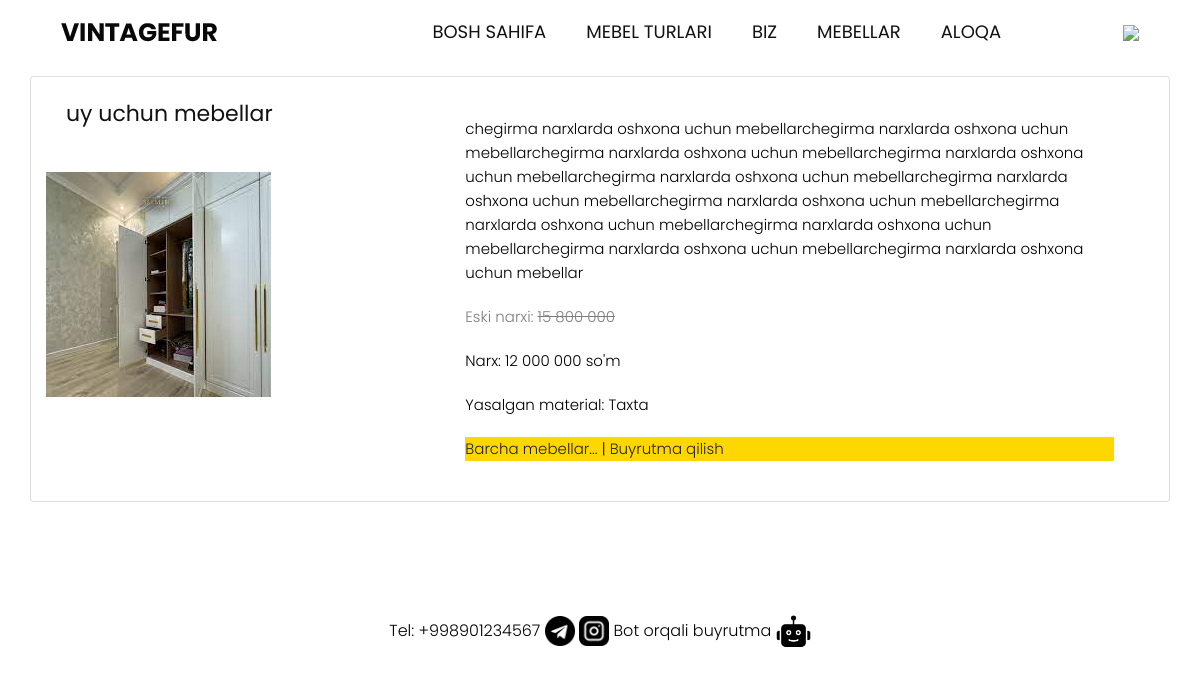
/detail/4/, run on the app's committed database.
### newsapp/models.py (models this page shows, shortened)
class Mebel(models.Model):
    title = models.CharField(max_length=350, verbose_name='Mebel nomi')
    summary = models.CharField(max_length=450, blank=True, null=True, verbose_name='Mebel haqida qisqacha ta\'rif')
    body = RichTextField(verbose_name='Mebel haqida batafsil ma\'lumot')
    categoty = models.ForeignKey(Category, default=1, on_delete=models.CASCADE, verbose_name='Mebel turini tanlang')
    image = models.ImageField(upload_to='image/', blank=True, null=True, verbose_name='Mebel rasmi')
    material = models.CharField(max_length=200, blank=True, null=True, verbose_name='Mebelda ishlatilgan material')
    price = models.CharField(max_length=50, verbose_name='Mebelni sotilish narxi')
    rek_price = models.CharField(max_length=50, blank=True, null=True, verbose_name='Mebel reklama narxi')

### newsapp/views.py (the view)
# urls.py: path('detail/<int:pk>/', DetailPageView.as_view(), name='detail_product'),
class DetailPageView(DetailView):
    model = Mebel
    template_name = 'detail_product.html'

### templates/detail_product.html
{% extends 'base.html' %}
{% block content %}
<br><br><br>
    <div class="card mb-3 container" style="max-width: auto;">
      <div class="row g-0">
        <div class="col-md-4">
          <div class="card-body">
            <h2 class="card-title">{{ mebel.title }}</h2>
          </div>
          {% if mebel.image %}
            <img src="{{ mebel.image.url }}" class="img-fluid rounded-start" alt="rasm">
          {% endif %}
        </div>
        <div class="col-md-8">
          <div class="card-body" style="color: black;">
            <p class="card-text" >{{ mebel.body|safe }}</p>
            {% if mebel.rek_price %}
            <p class="card-text" style="opacity: 0.5;">Eski narxi: <strike>{{ mebel.rek_price }}</strike></p>
            {% endif %}
            <p class="card-text">Narx: {{ mebel.price }} so'm</p>
            {% if mebel.material %}
            <p class="card-text">Yasalgan material: {{ mebel.material }}</p>
            {% endif %}
            <p style="background-color: gold;">
              <a href="{% url 'shop' %}">Barcha mebellar...</a> |
              <a href="{% url 'buy' mebel.pk %}">Buyrutma qilish</a>
            </p>
          </div>
        </div>
      </div>
    </div>
    <br><br><br>
{% endblock content %}

### static/css/style.css (style rules this page uses)
* { box-sizing: border-box !important; transition: ease all 0.5s; }
html { scroll-behavior: smooth; }
body { color: #666666; font-size: 14px; font-family:Poppins; line-height: 1.80857; font-weight: normal; overflow-x: hidden; }
a { color: #1f1f1f; text-decoration: none !important; outline: none !important; -webkit-transition: all .3s ease-in-out; -moz-transition: all .3s ease-in-out; -ms-transition: all .3s ease-in-out; -o-transition: all .3s ease-in-out; transition: all .3s ease-in-out; }
h1, h2, h3, h4, h5, h6 { letter-spacing: 0; font-weight: normal; position: relative; padding: 0 0 10px 0; font-weight: normal; line-height: normal; color: #111111; margin: 0 }
h2 { font-size: 22px }
*, *::after, *::before { -webkit-box-sizing: border-box; -moz-box-sizing: border-box; box-sizing: border-box; }
p { margin: 20px; font-weight: 300; font-size: 15px; line-height: 24px; }
a { color: #222222; text-decoration: none; outline: none !important; }
a, .btn { text-decoration: none !important; outline: none !important; -webkit-transition: all .3s ease-in-out; -moz-transition: all .3s ease-in-out; -ms-transition: all .3s ease-in-out; -o-transition: all .3s ease-in-out; transition: all .3s ease-in-out; }
img { max-width: 100%; height: auto; }

### data on the page
Mebel: title "uy uchun mebellar", image (picture), body "chegirma narxlarda oshxona uchun mebellarchegirma narxlarda oshxona uchun mebellarchegirma narxlarda oshxona uchun mebellarchegirma narxlarda oshxona uchun mebellarchegirma narxlarda oshxona uchun mebellarchegirma narxlarda oshxona uchun mebellarchegirma narxlarda oshxona uchun mebellarchegirma narxlarda oshxona uchun mebellarchegirma narxlarda oshxona uchun mebellarchegirma narxlarda oshxona uchun mebellarchegirma narxlarda oshxona uchun mebellar", rek_price "15 800 000", price "12 000 000", material "Taxta"
